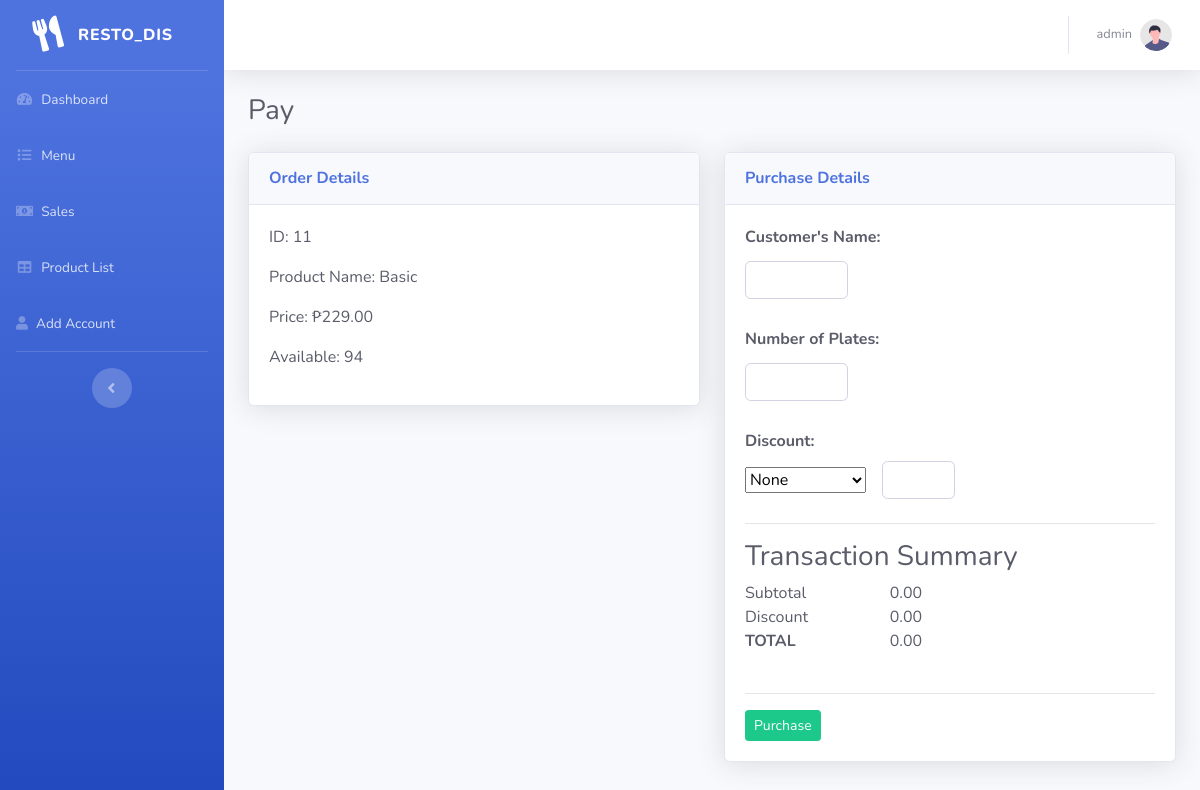
Before: /views/pay.php?id=11 (signed in) with the older database file.
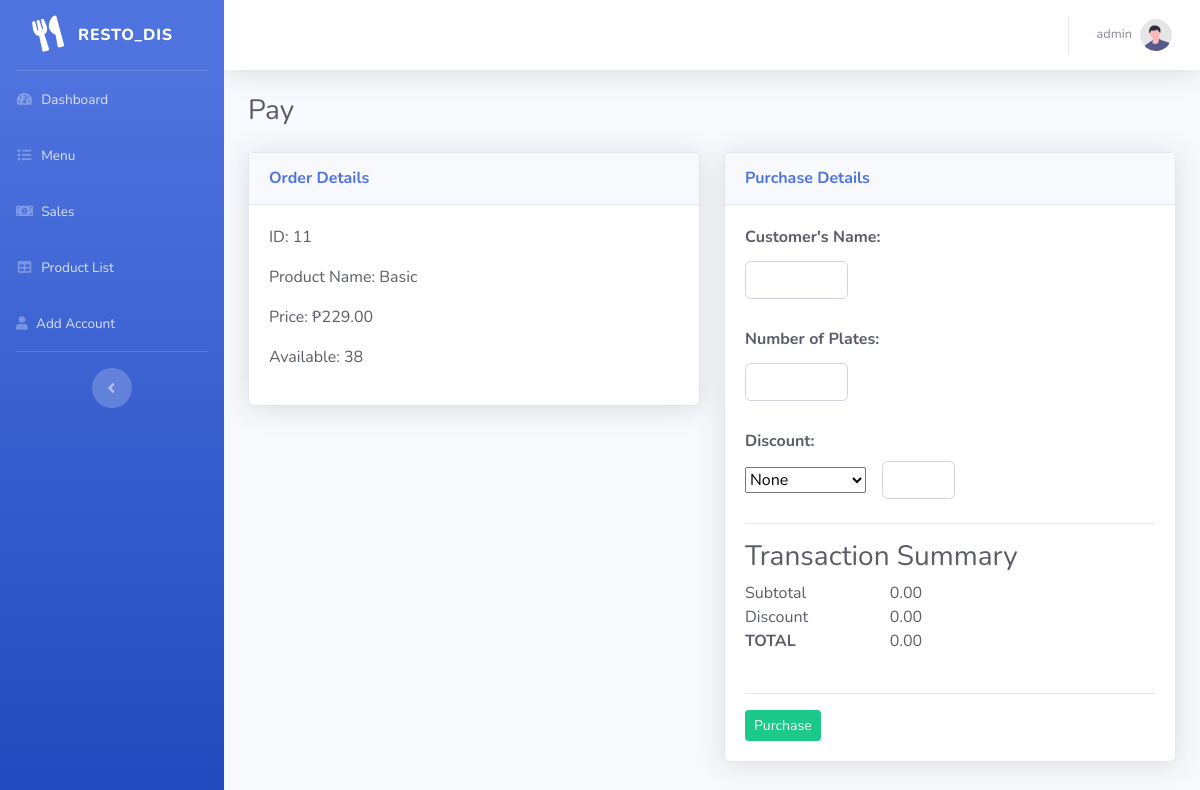
After: the same page with the newer database file.
### tables this page shows
CREATE TABLE `products` (
  `id` int(11) NOT NULL,
  `image` varchar(255) DEFAULT NULL,
  `product_name` varchar(100) NOT NULL,
  `price` float NOT NULL,
  `available` int(11) NOT NULL
);

### classes/Database.php (called while the page is built, shortened)
<?php
class Database {
    private $host = 'localhost';
    private $username = 'root';
    private $password = '';
    private $database = 'php-oop';
    public function connect() {
        $conn = new mysqli($this->host, $this->username, $this->password, $this->database);
        return $conn;
    }
}
?>

### classes/Product.php (called while the page is built, shortened)
<?php
require_once 'Database.php';
class Product
{
    private $conn;
    public function __construct()
    {
        $db = new Database();
        $this->conn = $db->connect();
    }
    public function getProductById($productId)
    {
        $stmt = $this->conn->prepare("SELECT * FROM products WHERE id = ?");
        $stmt->bind_param("i", $productId);
        $stmt->execute();
        $result = $stmt->get_result()->fetch_assoc();
        return $result;
    }
}

### views/pay.php (the view, shortened to what the changed rows need)
<?php
require_once '../classes/Product.php';
$product = new Product();
$productID = $_GET['id'];
$selectedProduct = $product->getProductById($productID);
?>
<!DOCTYPE html>
<html lang="en">
<head>
    <link href="../assets/vendor/fontawesome-free/css/all.min.css" rel="stylesheet" type="text/css">
    <link href="../assets/css/sb-admin-2.min.css" rel="stylesheet">
</head>
<body id="page-top">
    <div id="wrapper">
        <div id="content-wrapper" class="d-flex flex-column">
            <div id="content">
                <div class="container-fluid">
                    <h1 class="h3 mb-4 text-gray-800">Pay</h1>
                    <div class="row text-gray-800">
                        <div class="col-lg-6">
                            <div class="card shadow mb-4">
                                <div class="card-body">
                                    <p>ID: <?php echo $selectedProduct['id']; ?></p>
                                    <p>Product Name: <?php echo $selectedProduct['product_name']; ?></p>
                                    <p>Price: ₱<?php echo number_format($selectedProduct['price'], 2, '.', ','); ?></p>
                                    <p>Available: <?php echo $selectedProduct['available']; ?></p>
                                </div>
                            </div>
                        </div>
                    </div>
                </div>
            </div>
        </div>
</body>
</html>

Changed rows visible on the page:
changed products "Basic": available "94" → "38"
